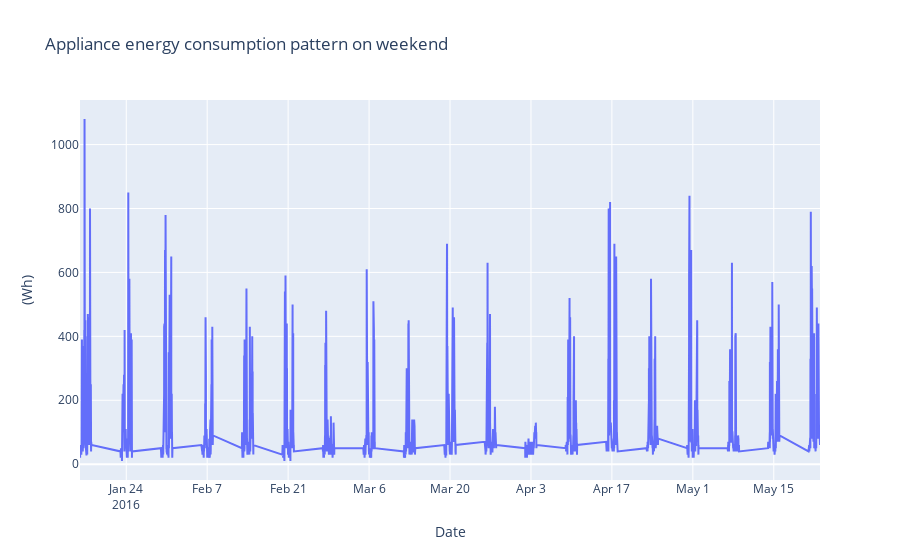

Notebook cell for this chart:
### Code cell
# Find rows with weekend 

temp_weekend =  data[data['WEEKDAY'] == 1]

# To understand the timeseries variation of the applaince energy consumption
visData = go.Scatter( x= temp_weekend.date  ,  mode = "lines", y = temp_weekend.Appliances )
layout = go.Layout(title = 'Appliance energy consumption pattern on weekend' , xaxis=dict(title='Date'), yaxis=dict(title='(Wh)'))
fig = go.Figure(data=[visData],layout=layout)

iplot(fig)

### Figure 1 — Plotly figure (JSON) as saved in the notebook; plotly's stock layout.template omitted (floating-point values rounded to 4 significant figures; data arrays with more than 128 entries replaced by an {"elided": "..."} marker saying what was removed)
{"data": [{"mode": "lines", "type": "scatter", "x": {"elided": "5472 str values"}, "y": {"elided": "5472 int values"}}], "layout": {"title": {"text": "Appliance energy consumption pattern on weekend"}, "xaxis": {"title": {"text": "Date"}}, "yaxis": {"title": {"text": "(Wh)"}}}}
